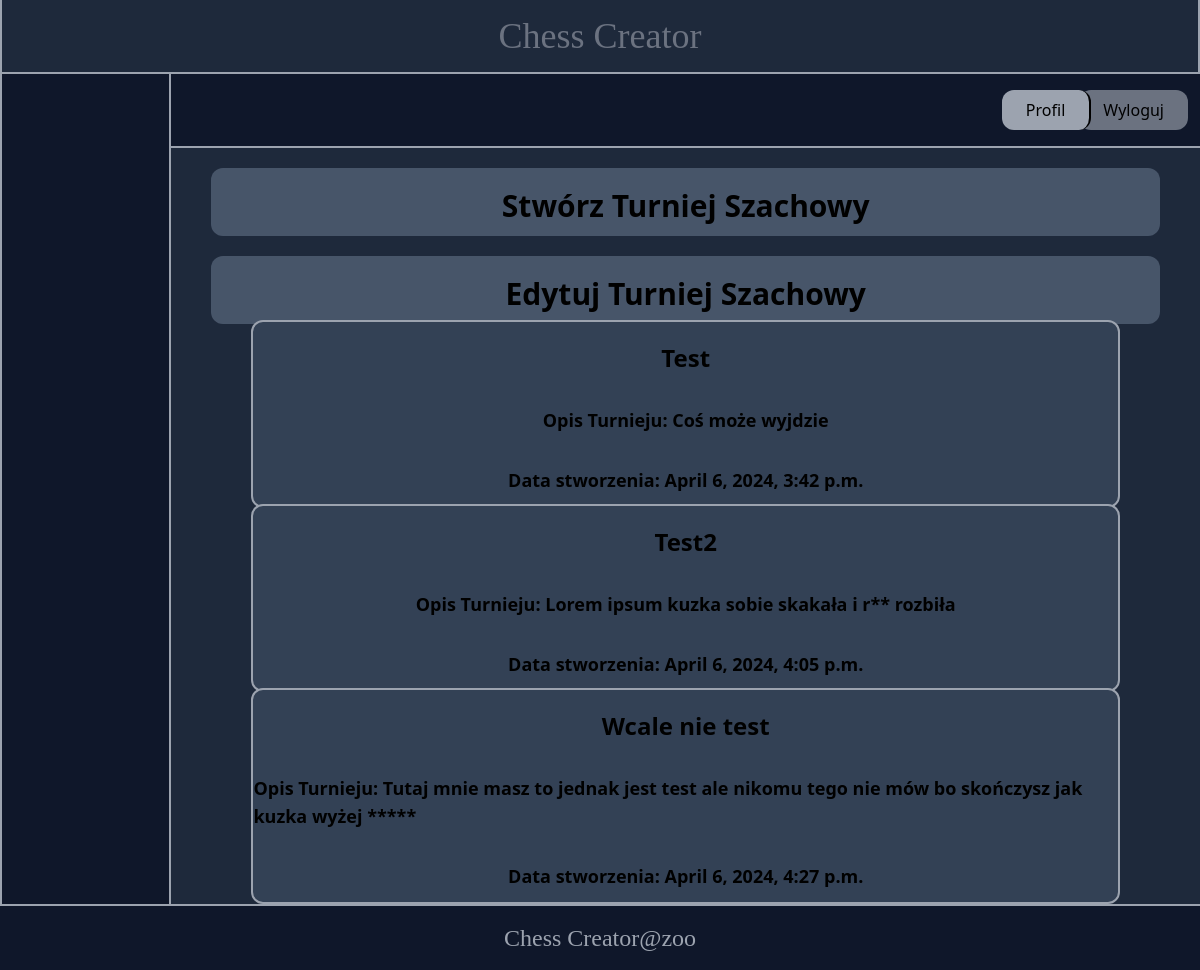
Page /manage/ (signed in) on the earlier database version.
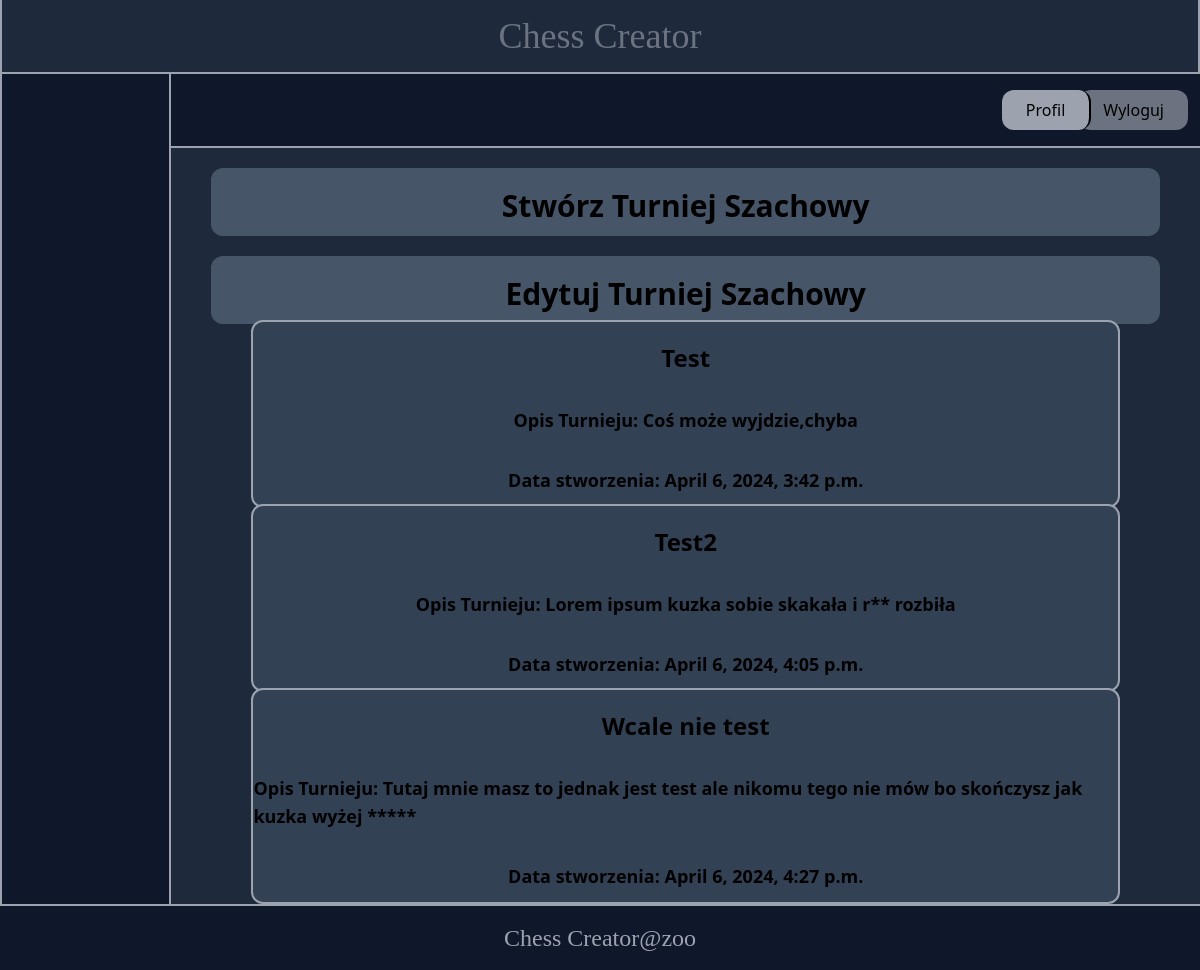
Same page on the later database version.
### chesstour/models.py (models this page shows, shortened)
class Chess_Tournament(models.Model):
    name = models.CharField(max_length=50)
    created_at = models.DateTimeField(auto_now_add=True)
    description = models.TextField()
    rounds = models.IntegerField(default=0)
    created_by=models.ForeignKey(User, on_delete=models.CASCADE,default=1)
    class Meta:
        ordering = ('name',)

### core/views.py (the view)
# urls.py: path('manage/', views.manage, name='manage'),
def manage(request):
    if request.user.is_authenticated:
        users_tournaments = Chess_Tournament.objects.filter(created_by=request.user)
        return render(request, 'core/manage.html', {'tournaments': users_tournaments})
    else:
        return redirect('core:login')

### core/templates/core/manage.html (shortened to what this page needs)
{% extends 'core/base.html' %}
{% block content %}
    <div>
    <a href="{% url 'chesstour:create_new' %}" class="flex mx-10 my-5  rounded-xl justify-center bg-slate-600 flex-col items-center hover:bg-slate-700">
        <h1 class="text-3xl font-bold my-3 mt-5">Stwórz Turniej Szachowy</h1>
    </a>
    </div>
    {% if tournamnest != 0 %}
        <div>
            <div class="flex mx-10 mt-5  rounded-xl justify-center bg-slate-600 flex-col items-center">
                <h1 class="text-3xl font-bold my-3 mt-5">Edytuj Turniej Szachowy</h1>
            </div>
            <div class="flex flex-col justify-center">
                {% for tournament in tournaments %}
                    <a href="{% url 'chesstour:edit' tournament.id %}" class="flex mx-20 -mt-1  rounded-xl justify-center bg-slate-700 flex-col items-center border-2 border-gray-400 hover:bg-gray-800">
                        <h1 class="text-2xl font-bold my-3 mt-5">{{ tournament.name|capfirst }}</h1>
                        <h1 class="text-lg font-bold my-3 mt-5 ">Opis Turnieju: {{ tournament.description|capfirst }}</h1>
                        <h1 class="text-lg font-bold my-3 mt-5">Data stworzenia: {{ tournament.created_at}}</h1>
                    </a>
                {% endfor %}
            </div>
        </div>
    {% endif %}
{% endblock %}

Differences in the rows shown:
changed Chess_Tournament "Test": description "Coś może wyjdzie" → "Coś może wyjdzie,chyba"
